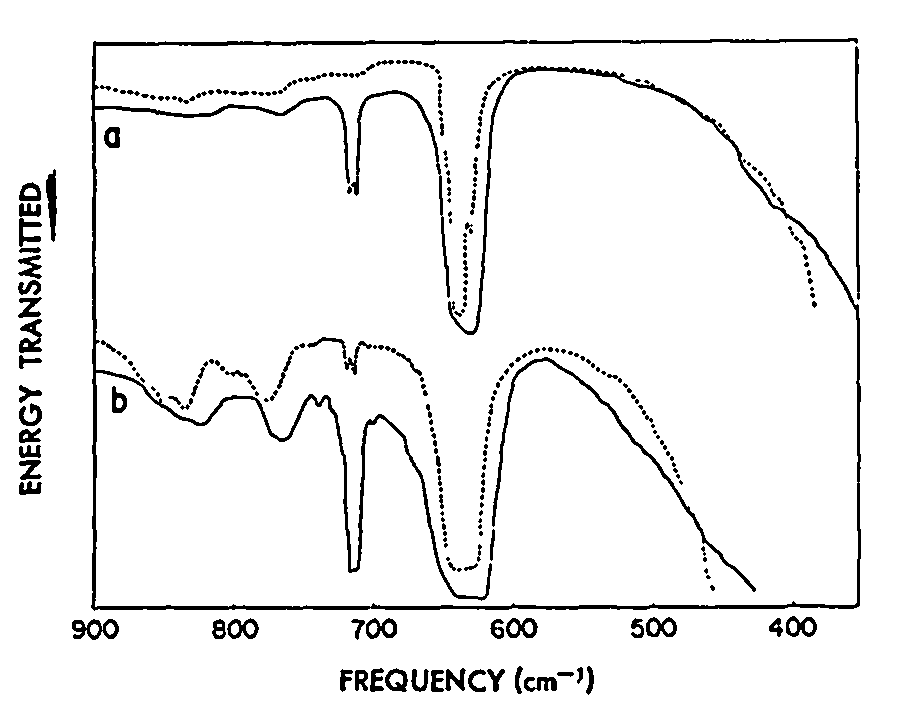
#> input picture output_pdf/Bryant - 1964 - Vibrational Spectrum of Sodium Azide Single Crystals 2/page_5/axis_crops/page5.2.png, 906 x 712 px
$ python -i 3.0.5_cv_geometry.py   (imports and definitions only)
#> lines starting #> are read from the running program, lines starting #| are printed output that depends on the picture; after the words box and inside, x2 and y2 are one past the last pixel; in counts of white or black regions, pixels touching at a corner belong together
#> `picture = cv2.imread('../output_pdf/Bryant - 1964 - Vibrational Spectr..`: picture: shape (712, 906); 94.6% white; 273 black regions (135 under 20 px), largest, box (x1, y1, x2, y2) and area: (91, 38, 861, 611) 15705, (492, 357, 756, 592) 1770, (351, 90, 450, 298) 1164
#!/usr/bin/env python3
"""Stage 3.0.5 - OpenCV plot-bounds detection + axis-call crop.

Runs after size measurement (stage 3) and BEFORE the axis/metadata call (3.1).

The plot-region pixel rectangle (``plot_bounds``) is pure geometry: a vision
model that sees a downscaled, tiled copy of the image cannot estimate it
reliably, which is the root cause of the pixel-cropping error in the autonomous
runs. This stage derives ``plot_bounds`` directly from the pixels with OpenCV
and records it in each graph JSON as the authoritative crop. By design it never
asks a language model and is never cross-checked against one.

It also writes an *edited* copy of the PNG - the plot cropped to the detected
bounds (plus a small margin so the axis tick values and titles stay visible) -
into a sibling ``axis_crops/`` folder. Stage 3.1 feeds that focused crop to the
vision model so the model reads axis labels/limits and the series count off the
plot itself rather than the surrounding page. The original ``graphs/`` PNG is
never modified, so digitization still runs on the untouched image using the
pixel coordinates detected here.

Bounds detection works for framed and open (axis-only) plots alike: a
horizontal axis line's horizontal extent fixes x1/x2 and a vertical axis line's
vertical extent fixes y1/y2, so one of each fully defines the box even when no
full frame is printed.
"""

from __future__ import annotations

import argparse
import json
import os
from pathlib import Path

import cv2
import numpy as np
from PIL import Image


DEFAULT_ROOT = Path(__file__).resolve().parent.parent / "output_pdf"

# Frame/axis-line detection tuning.
BRIDGE_FRACTION = 0.02        # close gaps up to this fraction of the smaller side (tick breaks)
LINE_KERNEL_FRACTION = 0.3    # an axis line must span >= this fraction of width/height
LINE_COVERAGE_FRACTION = 0.3  # a row/col is an axis line if this fraction of it is ink
MIN_BOX_FRACTION = 0.2        # the detected box must be at least this fraction of each dimension

# Crop margin for the axis-call image, as a fraction of the plot size. Keeps the
# tick-value labels and axis titles (which sit just outside the frame) visible.
AXIS_CROP_MARGIN_FRACTION = 0.12


def _binarize_inv(gray: np.ndarray) -> np.ndarray:
    _, line_mask = cv2.threshold(
        gray, 0, 255, cv2.THRESH_BINARY_INV | cv2.THRESH_OTSU
    )
    return line_mask


def detect_plot_bounds(gray: np.ndarray):
    """Return the axis rectangle {x1, y1, x2, y2}, or None if uncertain.

    Long horizontal/vertical ink lines are the axes/frame. Bridging short gaps
    first (so a tick-broken baseline reconnects) then opening with a long line
    kernel keeps only those lines and drops the curve ink. The horizontal-line
    columns give x1/x2; the vertical-line rows give y1/y2. Returns None when no
    plausible box emerges, so the caller can keep the model's bounds rather than
    crop on a bad guess.
    """
    if gray.ndim != 2:
        gray = cv2.cvtColor(gray, cv2.COLOR_BGR2GRAY)
    height, width = gray.shape[:2]
#> height = 712; width = 906
    if height < 20 or width < 20:
        return None

    line_mask = _binarize_inv(gray)

    bridge = max(8, int(round(min(height, width) * BRIDGE_FRACTION)))
#> bridge = 14
    closed_h = cv2.morphologyEx(
        line_mask, cv2.MORPH_CLOSE,
        cv2.getStructuringElement(cv2.MORPH_RECT, (bridge, 1)),
    )
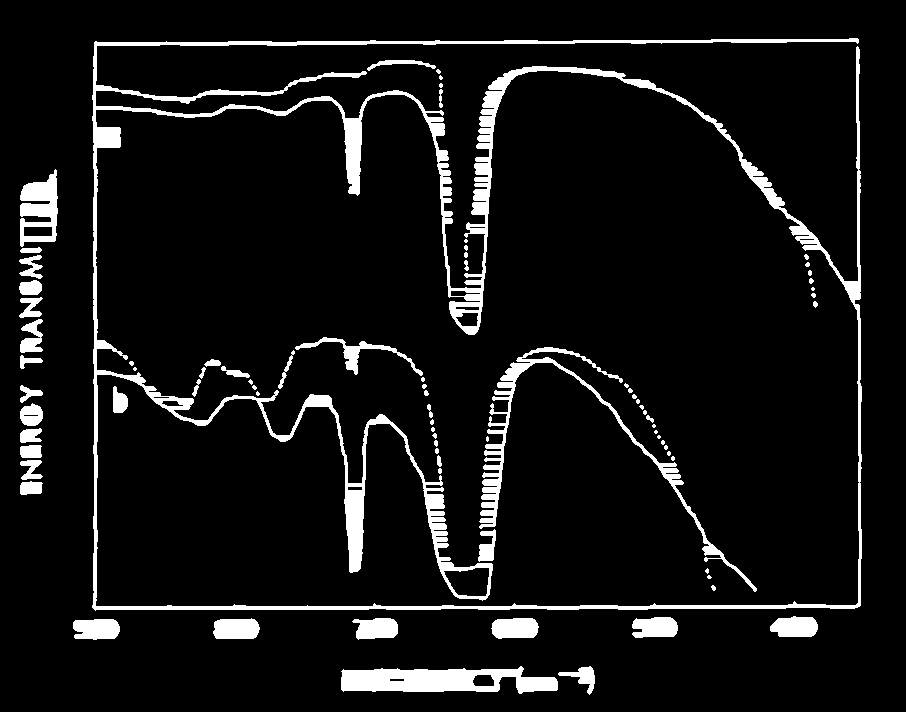
#> closed_h: shape (712, 906); 7.6% white; 81 white regions (34 under 20 px), largest, box (x1, y1, x2, y2) and area: (92, 38, 862, 611) 27326, (479, 347, 757, 592) 4140, (341, 666, 558, 694) 4040
    closed_v = cv2.morphologyEx(
        line_mask, cv2.MORPH_CLOSE,
        cv2.getStructuringElement(cv2.MORPH_RECT, (1, bridge)),
    )
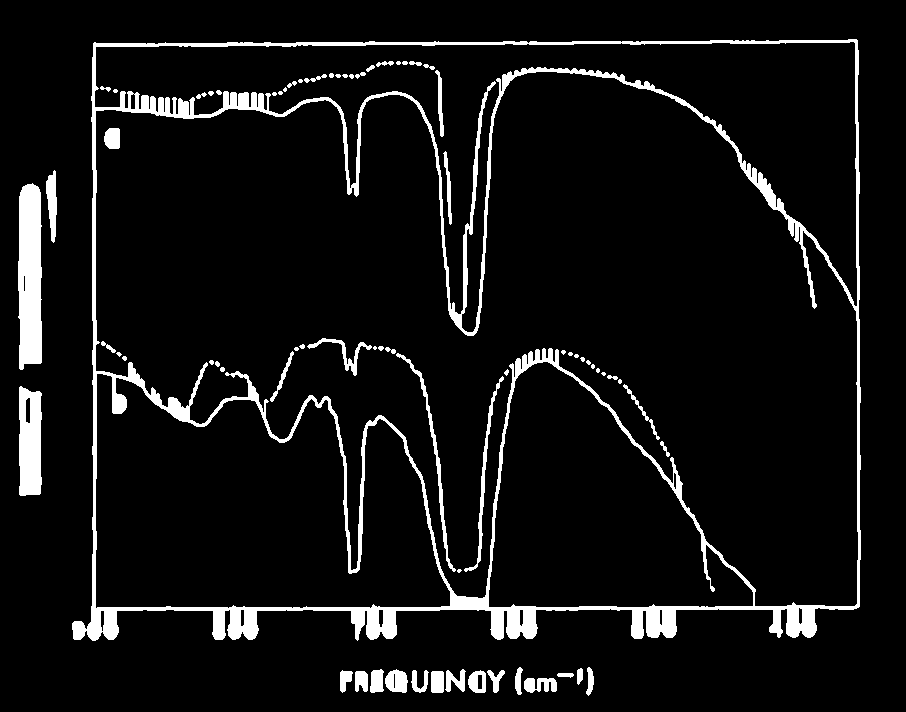
#> closed_v: shape (712, 906); 7.2% white; 72 white regions (24 under 20 px), largest, box (x1, y1, x2, y2) and area: (72, 39, 861, 641) 32065, (18, 183, 42, 370) 3979, (19, 386, 42, 496) 2209

    h_kernel = cv2.getStructuringElement(
        cv2.MORPH_RECT, (max(10, int(width * LINE_KERNEL_FRACTION)), 1)
    )
    v_kernel = cv2.getStructuringElement(
        cv2.MORPH_RECT, (1, max(10, int(height * LINE_KERNEL_FRACTION)))
    )
#> v_kernel = 213 values from 1 to 1
    horiz = cv2.morphologyEx(closed_h, cv2.MORPH_OPEN, h_kernel)
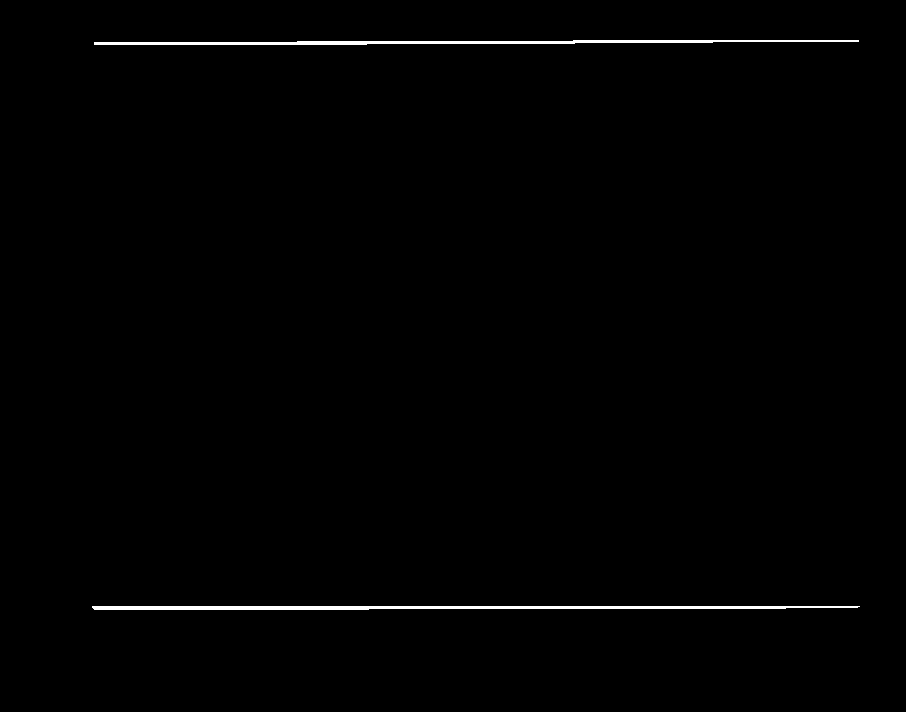
#> horiz: shape (712, 906); 0.73% white; 2 white regions, box (x1, y1, x2, y2) and area: (92, 606, 860, 610) 2502, (94, 40, 859, 45) 2221
    vert = cv2.morphologyEx(closed_v, cv2.MORPH_OPEN, v_kernel)
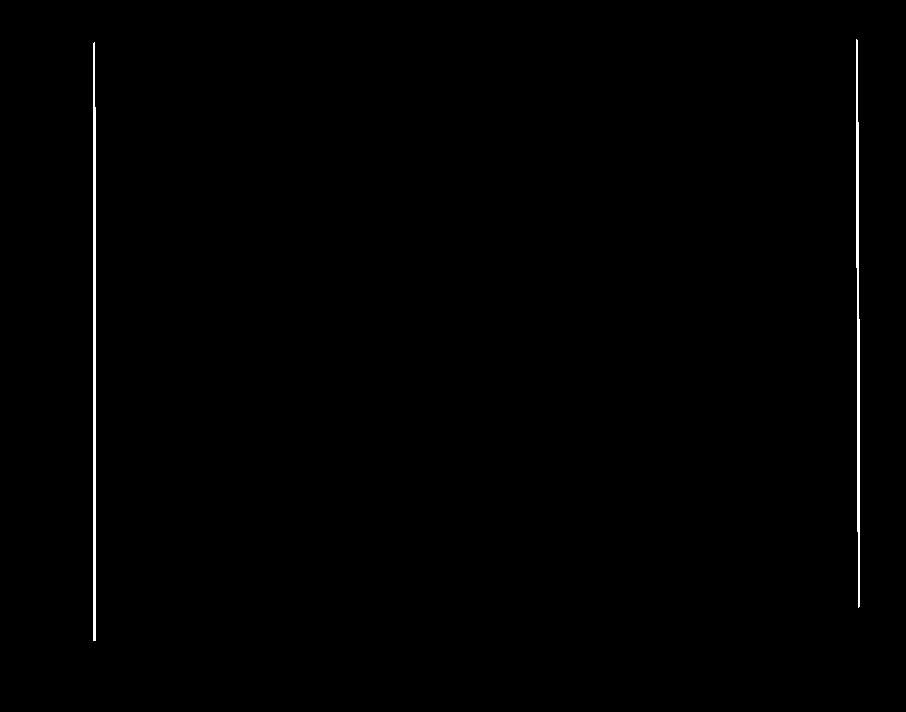
#> vert: shape (712, 906); 0.5% white; 2 white regions, box (x1, y1, x2, y2) and area: (93, 42, 96, 641) 1731, (856, 39, 860, 608) 1495

    h_rows = np.flatnonzero((horiz.sum(axis=1) / 255.0) >= LINE_COVERAGE_FRACTION * width)
#> h_rows = [40, 41, 42, 43, 44, 606, 607, 608, 609]
    v_cols = np.flatnonzero((vert.sum(axis=0) / 255.0) >= LINE_COVERAGE_FRACTION * height)
#> v_cols = [93, 94, 95, 856, 857, 858, 859]
    if h_rows.size == 0 or v_cols.size == 0:
        return None

    # x-extent of the horizontal axis line(s); y-extent of the vertical axis line(s).
    x_cols = np.flatnonzero(horiz[h_rows].any(axis=0))
#> x_cols = 768 values from 92 to 859
    y_rows = np.flatnonzero(vert[:, v_cols].any(axis=1))
#> y_rows = 602 values from 39 to 640
    if x_cols.size == 0 or y_rows.size == 0:
        return None

    x1, x2 = int(x_cols.min()), int(x_cols.max())
#> x1 = 92; x2 = 859
    y1, y2 = int(y_rows.min()), int(y_rows.max())
#> y1 = 39; y2 = 640

    if (x2 - x1) < MIN_BOX_FRACTION * width or (y2 - y1) < MIN_BOX_FRACTION * height:
        return None

    return {"x1": x1, "y1": y1, "x2": x2, "y2": y2}


# [159 lines left out: functions write_axis_crop, parse_args, safe_load_json, find_graphs_folders, axis_crop_path_for, process_png_file and 1 more, not called in this run]


# [2 lines not run here, left out]

>>> import cv2
>>> picture = cv2.imread('../output_pdf/Bryant - 1964 - Vibrational Spectrum of Sodium Azide Single Crystals 2/page_5/axis_crops/page5.2.png', cv2.IMREAD_GRAYSCALE)
>>> result = detect_plot_bounds(picture)
#> result = {'x1': 92, 'y1': 39, 'x2': 859, 'y2': 640}
